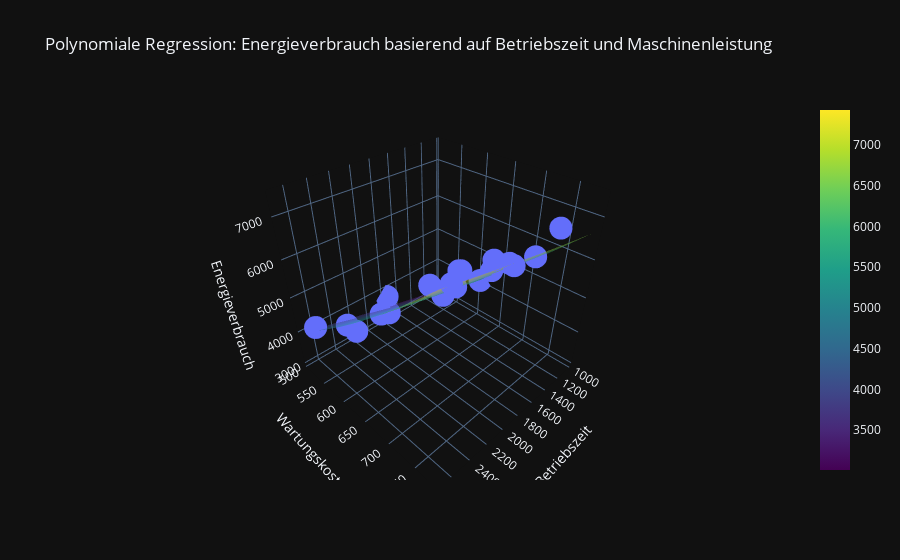

The cell this chart's notebook holds for it:
### Code cell
# 3D-Plot: Streudiagramm der echten Daten
fig_3d_poly = px.scatter_3d(x=merkmale_test['Betriebszeit'], 
                            y=merkmale_test['Wartungskosten'], 
                            z=ziel_test, 
                            labels={'x': 'Betriebszeit', 'y': 'Wartungskosten', 'z': 'Energieverbrauch'},
                            title='Polynomiale Regression: Energieverbrauch basierend auf Betriebszeit und Maschinenleistung')

# 3. Erstellen einer Regressionsebene
betriebszeit_range = np.linspace(merkmale_test['Betriebszeit'].min(), merkmale_test['Betriebszeit'].max(), 20)
wartungskosten_range = np.linspace(merkmale_test['Wartungskosten'].min(), merkmale_test['Wartungskosten'].max(), 20)

# Gitter erstellen
betriebszeit_grid, wartungskosten_grid = np.meshgrid(betriebszeit_range, wartungskosten_range)
gitter_werte = np.c_[betriebszeit_grid.ravel(), wartungskosten_grid.ravel()]
gitter_werte_poly = polynom.transform(gitter_werte)

# Vorhersagen für die Gitterpunkte
energieverbrauch_grid = polynomiales_modell.predict(gitter_werte_poly).reshape(betriebszeit_grid.shape)

# Regressionsebene zum Plot hinzufügen
fig_3d_poly.add_trace(go.Surface(x=betriebszeit_grid, 
                                 y=wartungskosten_grid, 
                                 z=energieverbrauch_grid, 
                                 name='Regressionsebene', 
                                 colorscale='Viridis', 
                                 opacity=0.5))

# Plot anzeigen
fig_3d_poly.show()

### Figure 1 — Plotly figure (JSON) as saved in the notebook; plotly's stock layout.template omitted (floating-point values rounded to 4 significant figures; data arrays with more than 128 entries replaced by an {"elided": "..."} marker saying what was removed)
{"data": [{"hovertemplate": "Betriebszeit=%{x}<br>Wartungskosten=%{y}<br>Energieverbrauch=%{z}<extra></extra>", "legendgroup": "", "marker": {"color": "#636efa", "symbol": "circle"}, "mode": "markers", "name": "", "scene": "scene", "showlegend": false, "x": [1034, 2590, 1776, 1975, 1699, 1474, 1769, 1508, 1466, 2126, 2687, 1276, 1897, 2337, 2025, 2130, 2390, 1955, 1330, 2184], "y": [607, 782, 512, 534, 713, 561, 508, 633, 712, 717, 540, 760, 742, 527, 782, 769, 565, 669, 736, 730], "z": [4134.0, 7412.0, 3272.0, 3721.0, 6040.0, 4189.0, 3784.0, 5216.0, 5933.0, 6229.0, 4453.0, 6866.0, 6645.0, 3852.0, 7041.0, 7179.0, 4104.0, 5408.0, 6103.0, 6753.0], "type": "scatter3d"}, {"colorscale": [[0.0, "#440154"], [0.1111, "#482878"], [0.2222, "#3e4989"], [0.3333, "#31688e"], [0.4444, "#26828e"], [0.5556, "#1f9e89"], [0.6667, "#35b779"], [0.7778, "#6ece58"], [0.8889, "#b5de2b"], [1.0, "#fde725"]], "name": "Regressionsebene", "opacity": 0.5, "x": {"elided": "20x20 float values"}, "y": {"elided": "20x20 float values"}, "z": {"elided": "20x20 float values"}, "type": "surface"}], "layout": {"scene": {"domain": {"x": [0.0, 1.0], "y": [0.0, 1.0]}, "xaxis": {"title": {"text": "Betriebszeit"}}, "yaxis": {"title": {"text": "Wartungskosten"}}, "zaxis": {"title": {"text": "Energieverbrauch"}}}, "legend": {"tracegroupgap": 0}, "title": {"text": "Polynomiale Regression: Energieverbrauch basierend auf Betriebszeit und Maschinenleistung"}}}
